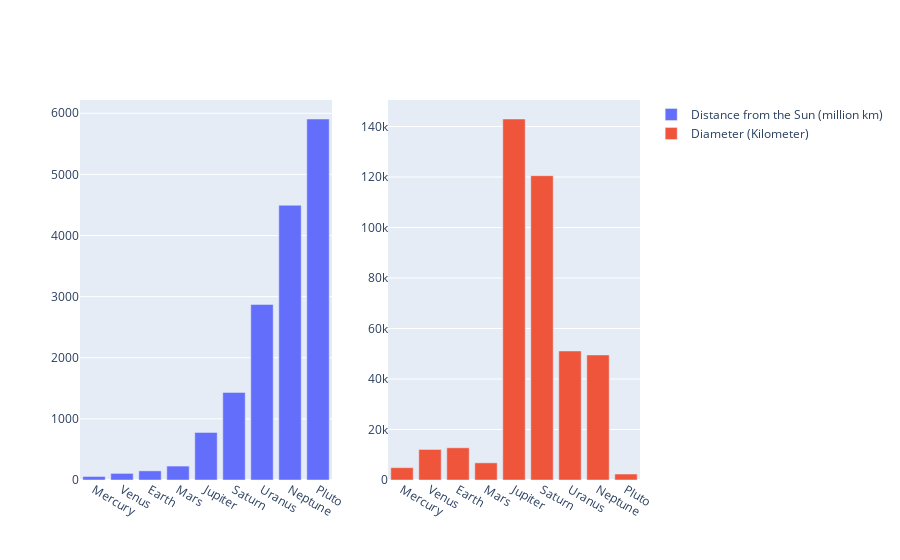

Source (notebook cell):
### Code cell
offline.iplot(updated_fig)

### Figure 1 — Plotly figure (JSON) as saved in the notebook; plotly's stock layout.template omitted (floating-point values rounded to 4 significant figures)
{"data": [{"name": "Distance from the Sun (million km)", "type": "bar", "x": ["Mercury", "Venus", "Earth", "Mars", "Jupiter", "Saturn", "Uranus", "Neptune", "Pluto"], "y": [57.9, 108.2, 149.6, 227.9, 778.6, 1434.0, 2872.0, 4495.0, 5906.0]}, {"name": "Diameter (Kilometer)", "type": "bar", "x": ["Mercury", "Venus", "Earth", "Mars", "Jupiter", "Saturn", "Uranus", "Neptune", "Pluto"], "xaxis": "x2", "y": [4879, 12104, 12756, 6792, 142984, 120536, 51118, 49528, 2370], "yaxis": "y2"}], "layout": {"autosize": true, "xaxis": {"autorange": true, "domain": [0, 0.45], "range": [-0.5, 8.5], "type": "category"}, "xaxis2": {"autorange": true, "domain": [0.55, 1], "range": [-0.5, 8.5], "type": "category"}, "yaxis": {"autorange": true, "range": [0, 6217.0], "type": "linear"}, "yaxis2": {"anchor": "free", "autorange": true, "overlaying": "y", "position": 0.55, "range": [0, 150500.0], "type": "linear"}}}
